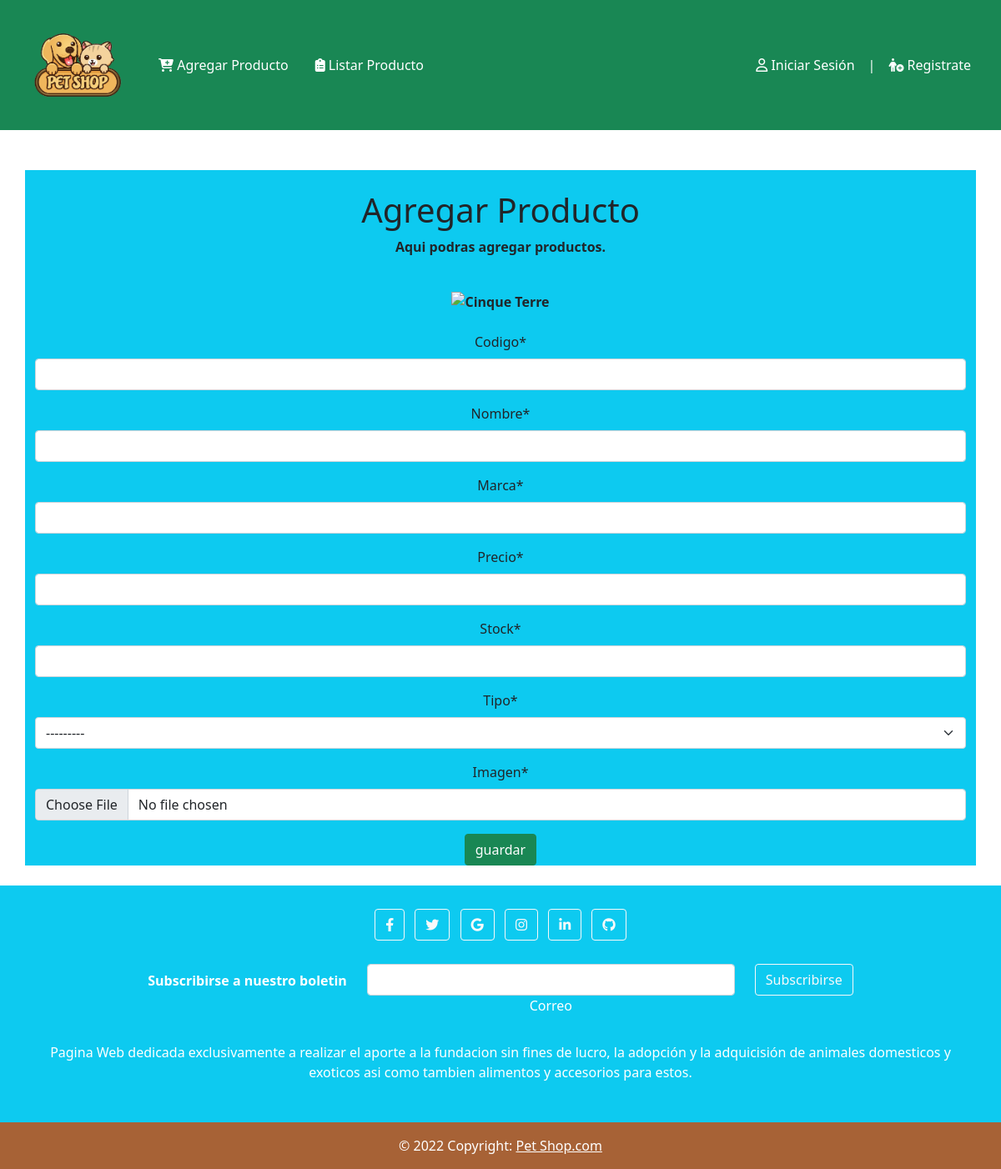
Before: /agregar_producto/ (signed in) with the older database file.
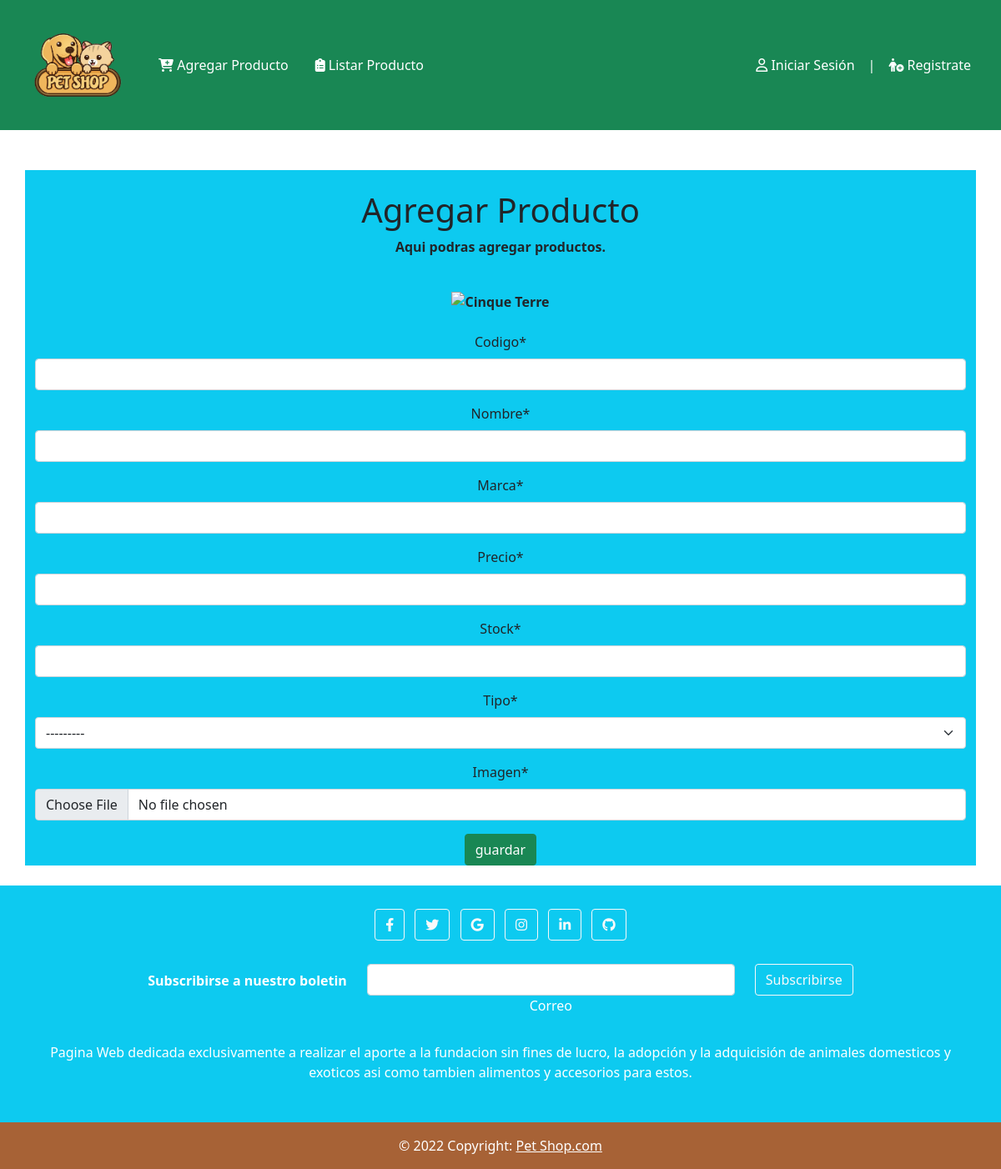
After: the same page with the newer database file.
### app/models.py (models this page shows)
class TipoProducto(models.Model):
    tipo = models.CharField(max_length=20)
    def __str__(self):
        return self.tipo
    class Meta:
        db_table = 'db_tipo_producto'

### app/views.py (the view)
# urls.py: path('agregar_producto/', agregar_producto ,name="agregar_producto"),
@permission_required('app.add_producto')
def agregar_producto (request):
    datos = {
        'form' : ProductoForm()
    }
    if request.method == 'POST':
        formulario = ProductoForm(request.POST, files=request.FILES)
        if formulario.is_valid():
            formulario.save()
            messages.success(request,'Producto guardado correctamente!')
    return render(request, 'app/productos/agregar_producto.html',datos)

### app/forms.py
class ProductoForm(ModelForm):
    nombre = forms.CharField(min_length=5,max_length=20)
    precio = forms.IntegerField(min_value=400)
    class Meta:
        model = Producto
        fields = ['codigo','nombre','marca','precio','stock', 'tipo', 'imagen']
        widgets = {
            'fecha_ingreso' : forms.SelectDateWidget(years=range(2020,2023))
        }

### app/templates/app/productos/agregar_producto.html (shortened to what this page needs)
{% extends 'app/modeloproducto.html' %}
{% load static %}
{% load crispy_forms_tags %}
{% block contenido %}
<br>
<br>
<div class="container pt3 text-center bg-info">
<div class="container text-center  font-weight-bold">
    <br>
    <h1>Agregar Producto</h1>
    <p >Aqui podras agregar productos.</p>
    <br>
    <img src="https://cdn-icons-png.flaticon.com/512/1949/1949617.png" class="" alt="Cinque Terre" height="200">
  </div>
<br>
<form action="" method="POST" enctype="multipart/form-data" >
<table>
    {{ form|crispy }}
</table>
    <input type="submit" class="btn btn-success" value="guardar">
</form>
</div>
<br>
{% endblock %}

Changed rows visible on the page:
added TipoProducto: tipo "---------"
Other visible differences:
form field tipo: "---------" → (not shown)
